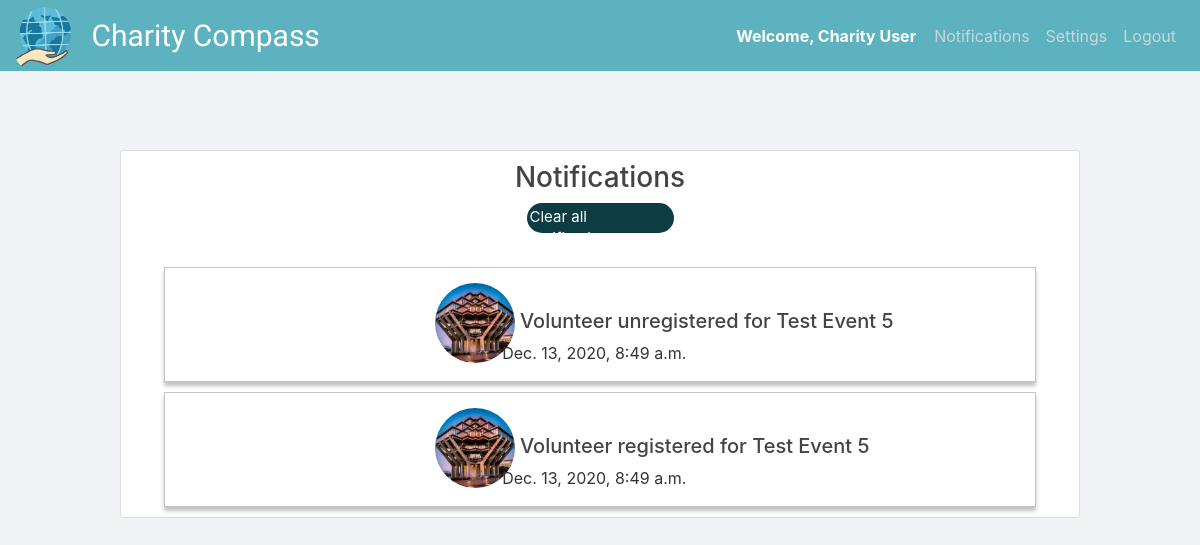
Page /notifications/ (signed in) on the committed database.
### users/models.py (models this page shows, shortened)
class User(AbstractUser):
    is_charity = models.BooleanField(default=False)
    is_volunteer = models.BooleanField(default=False)

class Charity(models.Model):
    user = models.OneToOneField(User, on_delete=models.CASCADE, primary_key=True)
    charity_name = models.CharField(max_length=30, null=True, blank=True)
    description = models.TextField(default='',blank=True)
    favorite = models.ManyToManyField(User, related_name='favorite_charity', blank=True)
    slug = models.SlugField(max_length=250, null=True, blank=True)
    website = models.URLField(max_length=200, null=True, blank=True)
    address = models.CharField(max_length=200, null=True, blank=True)

class UserSettings(models.Model):
    user = models.OneToOneField(User, on_delete=models.CASCADE)
    image = models.ImageField(default='default.jpg', upload_to='profile_pics')

### notifications/models.py (models this page shows)
class Notification(models.Model):
    NOTIFICATION_TYPES = ((1, 'Registered'),
                        (2, 'Unregistered'),
                        (3, 'Updated_Event'),
                        (4, 'Deleted_Event'))
    event = models.ForeignKey('events.Event', on_delete=models.SET_NULL, related_name='notification', blank=True, null=True)
    event_name = models.CharField(max_length=90, default='')
    sender = models.ForeignKey(User, on_delete=models.CASCADE, related_name='noti_from_user')
    receiver = models.ForeignKey(User, on_delete=models.CASCADE, related_name='noti_to_user')
    notification_type = models.IntegerField(choices=NOTIFICATION_TYPES)
    text_preview = models.CharField(max_length=90, blank=True)
    date = models.DateTimeField(auto_now_add=True)
    is_seen = models.BooleanField(default=False)

### notifications/views.py (the view)
# urls.py: path('notifications/', NotificationListView.as_view(), name='notifications'),
@method_decorator([login_required], name='dispatch')
class NotificationListView(ListView):
    model = Notification
    template_name = 'notification_list.html'  # <app>/<model>_<viewtype>.html
    context_object_name = 'notifications'
    def get_queryset(self):
        if self.request.user.is_charity:
            user = get_object_or_404(Charity, user=self.request.user)
        else:
            user = get_object_or_404(Volunteer, user=self.request.user)
        return Notification.objects.filter(receiver=user.user).order_by('-date')

### notifications/templates/notifications/notification_list.html
{% extends "base/base.html" %} {% block content %}
<div class="notification-section content-section">
	<h3 style="text-align: center">Notifications</h3>
	{% if notifications %}
	<a
		style="display: flex; margin: 0 auto; width: 147px !important"
		class="standard-link-btn"
		href="{% url 'clear_notifications' %}"
		>Clear all notifications</a
	>
	{% else %}
	<h6>You have no new notifications.</h6>
	{% endif %}
	<br />
	{% for notification in notifications %}
	<article
		class="event"
		style="
			margin: 0 auto !important;
			margin-top: 10px !important;
			border: 1px solid #c4c4c4;
		"
	>
		<div class="event-content" style="padding: 15px 0px 0px 31%">
			<h5>
				<img
					class="rounded-circle notification-img"
					src="{{notification.sender.usersettings.image.url}}"
				/>
				{{notification.sender.username}} {{notification.text_preview}}
				{{notification.event_name}}
			</h5>
			<p style="margin-top: -5%; margin-left: 11.25%">
				{{ notification.date }}
			</p>
		</div>
	</article>
	{% endfor %}
</div>
{% endblock content %}

### base/templates/base/base.html (shortened to what this page needs)
{% load static %}
<!DOCTYPE html>
<html>
<head>
	<link rel="stylesheet" href="https://maxcdn.bootstrapcdn.com/bootstrap/4.0.0/css/bootstrap.min.css"
 />
	<link rel="stylesheet" type="text/css" href="{% static 'base/main.css' %}" />
</head>
<body>
	<header class="site-header">
		<nav class="navbar navbar-expand-md navbar-dark bg-steel fixed-top">
			<div class="navbar-container">
				<div class="logo-title">
					<a class="navbar-brand" href="/">
						<div class="logo-image">
							<img src="../../../media/profile_pics/charity_compass_logo.png" class="img-fluid" />
						</div>
					</a>
					<a href="/" class="navbar-title navbar-brand mr-4">Charity Compass</a>
				</div>
				<div class="navbar-right">
					<div class="welcome-user">
						<a href="/" class="welcome-user-link">
							{% if user.is_authenticated%} {% if user.is_charity %}
							<p>Welcome, {{user.charity.charity_name}}</p>
							{% else %}
							<p>Welcome, {{user.volunteer.first_name}}</p>
							{% endif %} {% endif %}
						</a>
					</div>
					<div class="navbar-link collapse navbar-collapse" id="navbarToggle" style="float: right">
						<div class="navbar-nav">
							{% if user.is_authenticated %}
							<a class="nav-item nav-link" href="{% url 'notifications' %}">Notifications</a>
							{% if user.is_charity %}
							<a class="nav-item nav-link" href="{% url 'charities:charity_settings' %}">Settings</a>
							{% else %}
							<a class="nav-item nav-link" href="{% url 'volunteers:volunteer_settings' %}">Settings</a>
							{% endif %}
							<a class="nav-item nav-link" href="{% url 'logout' %}">Logout</a>
							{% else %}
							<a class="nav-item nav-link" href="{% url 'login' %}">Login</a>
							<a class="nav-item nav-link" href="{% url 'volunteer_signup' %}">Register</a>
							{% endif %}
						</div>
					</div>
				</div>
			</div>
		</nav>
	</header>
	<div>{% block content %}{% endblock %}</div>
</body>
</html>

### base/static/base/main.css (style rules this page uses)
body { background: #f0f2f5; color: #333333; margin-bottom: 6rem; }
h1, h2, h3, h4, h5, h6 { color: #444444; }
.bg-steel { background-color: #5f788a; }
.site-header .navbar-nav .nav-link { color: #cbd5db; }
.content-section { background: #ffffff; padding: 10px 20px; border: 1px solid #dddddd; border-radius: 3px; margin-bottom: 20px; }
.navbar-container { width: 100%; }
.navbar-nav { float: right; }
.welcome-user { float: left; padding: 10px 10px 10px 10px; color: white; font-weight: bold; }
.welcome-user-link { color: white; }
.navbar-right { height: 15px; float: right; margin-top: 6px; }
.nav-link { float: right; padding: 10px 10px 10px 10px; }
.navbar { background-color: #5cb2bf; top: 0px; }
.navbar-title { color: white !important; font-family: "Oleo Script", cursive; font-size: 30px; }
.logo-image { width: 55px; height: 55px; margin-top: -75%; float: right; }
.logo-title { float: left; }
.standard-link-btn { padding: 3px; margin-top: -5px; width: 100px; height: 30px; border-radius: 20px; text-decoration: none; background-color: #0d3c43; color: white; font-size: 15px; font-style: normal; }
.event { width: 95%; background-color: white; box-shadow: 0px 4px 4px rgba(0, 0, 0, 0.25); margin: 0% 0% 3% 0%; }
.event-content { padding: 15px 0px 1px 15px; }
.notification-section { margin: 150px auto; width: 80%; }
.notification-img { width: 80px; height: 80px; }

### rows in the picture
User: charity.charity_name "Charity User"
Notification: sender.usersettings.image (placeholder picture), sender.username "Volunteer", text_preview "unregistered for", event_name "Test Event 5", date "Dec. 13, 2020, 8:49 a.m."
Notification: sender.usersettings.image (placeholder picture), sender.username "Volunteer", text_preview "registered for", event_name "Test Event 5", date "Dec. 13, 2020, 8:49 a.m."
